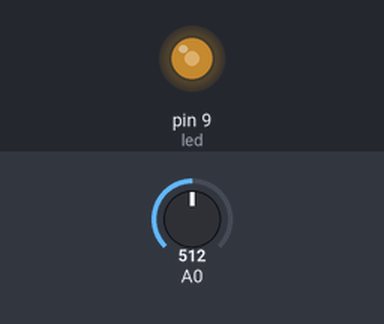
The sketch below on a simulated Arduino Uno, built with avr-gcc and run on an emulated ATmega328P. Parts: output pins drawn as LEDs (lit = HIGH). The inputs (shaded band) are chosen by the test bench; at power-on: A0 = 512.

Above: at 1.2 s.
1.3 s: A0 set to 716
At 2.5 s:
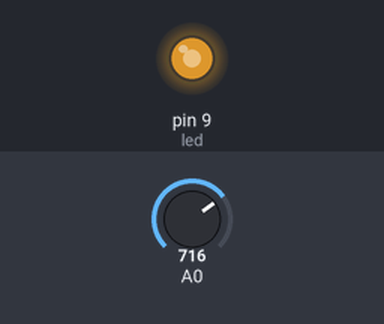
2.8 s: A0 set to 900
At 3.9 s:
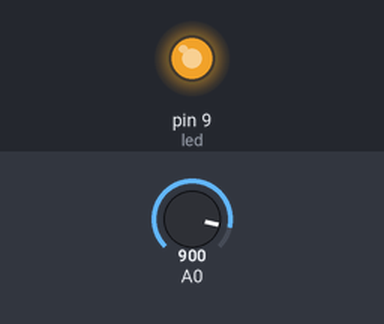
4.3 s: A0 set to 122
At 5.0 s:
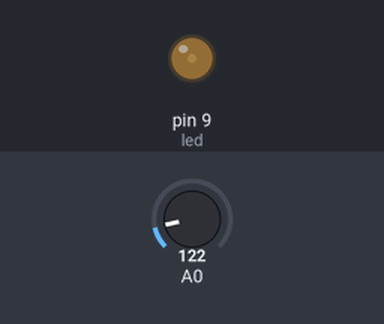
5.8 s: A0 set to 0
At 6.2 s:
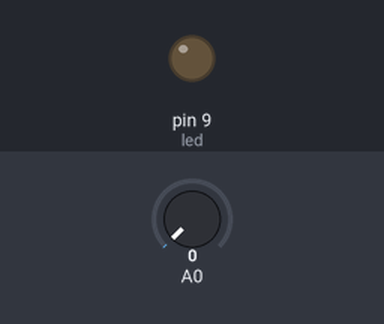
7.3 s: A0 set to 511
At 8.5 s:
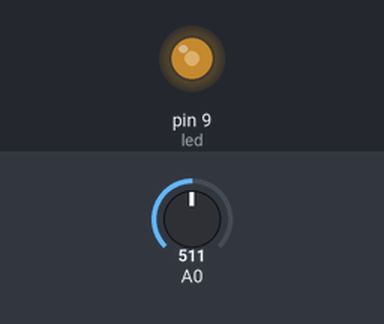
Timing chart, 0 to 9.8 s (numbered marks = the images above; inputs shaded):
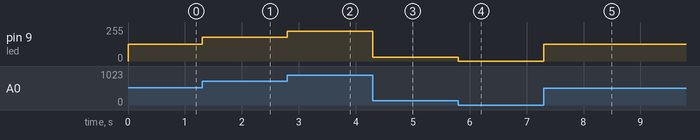

Measured:
- after the input at 1.3 s, pin 9 (led): 127/255 → 178/255 at once
- after the input at 2.8 s, pin 9 (led): 178/255 → 224/255 at once
- after the input at 4.3 s, pin 9 (led): 224/255 → 30/255 at once
- after the input at 5.8 s, pin 9 (led): 30/255 → 0/255 at once
- after the input at 7.3 s, pin 9 (led): 0/255 → 127/255 at once

The sketch:

5-led-com-controle-de-intensidade.ino
```cpp
/*  =============== EXPLICAÇÃO ===============   */

/*
Neste programa estamos usando uma técnica, de transformar saídas digitais em analógicas, isto é, ao invés de poder ser lido
apenas dois estados do led (no nosso caso), podemos ler 256 -> entre 0 à 225. Esse valor está sendo lindo por meio da função
analogRead, que é resposável por ler o valor do potenciometro, que pode varias entre 0 à 1023, e com o auxilio da função map
o valor pode ser convertido, assim mudando a intensidade em que o led fica ligado.
*/

int led = 9;
unsigned int valorLido;
unsigned int pwm;

void setup() { // Esta função "setup" roda uma vez quando a placa e ligada ou resetada.
 pinMode(led, OUTPUT); // Configura o pino do led (digital) como saída.
}

void loop() { // Função que se repete infinitamente quando a placa é ligada.
  valorLido = analogRead(A0); // Valor entre 0 e 1024.
  pwm = map(valorLido, 0, 1023, 0, 255); // Mudança de escala.
  analogWrite(led, pwm);//Escreve no led um sinal PWM proporcional ao valorLido.
}
```
